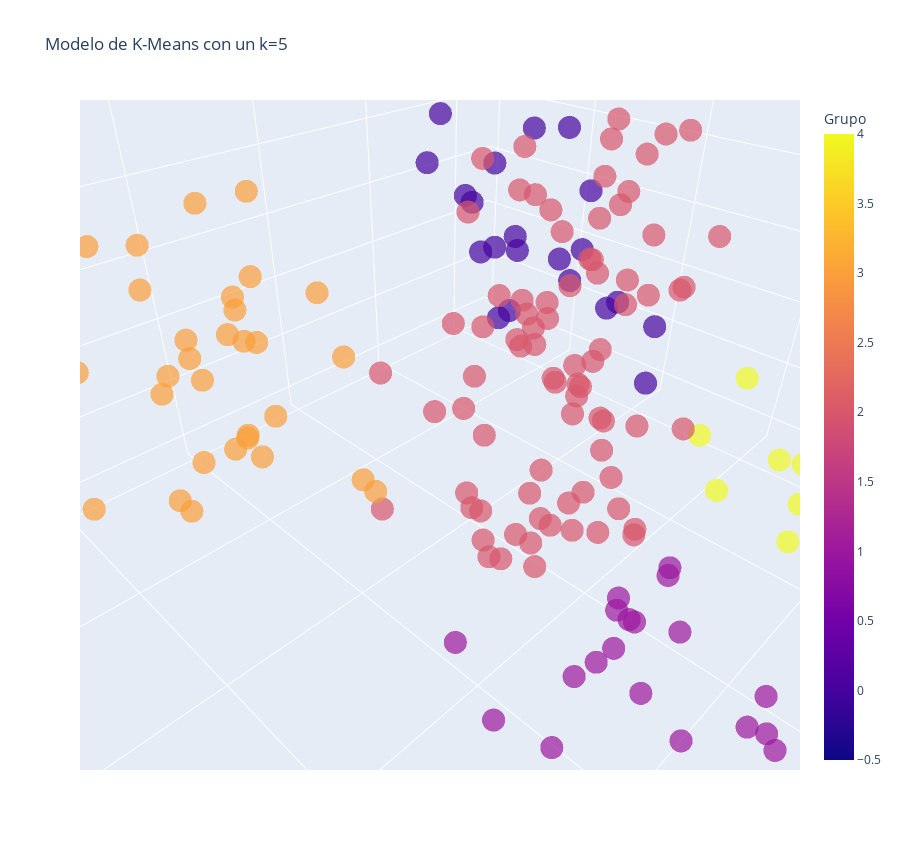

The code cell stored with this chart in its notebook:
### Code cell
Grafica_3D = px.scatter_3d(Datos, x='Annual Income (k$)', y='Spending Score (1-100)', z='Age', color='Grupo', symbol='Grupo', symbol_map={0: 'circle', 1: 'circle', 2: 'circle', 3: 'circle', 4: 'circle', 5: 'circle'}, opacity=0.7, width=900, height=850, title=f'Modelo de K-Means con un k={5}', labels={'label': 'Cluster'}, color_discrete_map={})
Grafica_3D.update_layout(showlegend=False)

### Figure 1 — Plotly figure (JSON) as saved in the notebook; plotly's stock layout.template omitted (floating-point values rounded to 4 significant figures)
{"data": [{"hovertemplate": "Grupo=%{marker.color}<br>Annual Income (k$)=%{x}<br>Spending Score (1-100)=%{y}<br>Age=%{z}<extra></extra>", "legendgroup": "0", "marker": {"color": [0, 0, 0, 0, 0, 0, 0, 0, 0, 0, 0, 0, 0, 0, 0, 0, 0, 0, 0, 0, 0, 0, 0], "coloraxis": "coloraxis", "opacity": 0.7, "symbol": "circle"}, "mode": "markers", "name": "0", "scene": "scene", "showlegend": true, "type": "scatter3d", "x": [15, 16, 17, 18, 19, 19, 20, 20, 21, 23, 24, 25, 28, 28, 29, 30, 33, 33, 34, 37, 38, 39, 39], "y": [39, 6, 40, 6, 3, 14, 15, 13, 35, 29, 35, 5, 14, 32, 31, 4, 4, 14, 17, 26, 35, 36, 28], "z": [19, 20, 31, 35, 64, 67, 58, 37, 35, 52, 35, 46, 54, 45, 40, 60, 53, 49, 42, 36, 65, 48, 49]}, {"hovertemplate": "Grupo=%{marker.color}<br>Annual Income (k$)=%{x}<br>Spending Score (1-100)=%{y}<br>Age=%{z}<extra></extra>", "legendgroup": "4", "marker": {"color": [4, 4, 4, 4, 4, 4, 4, 4, 4, 4, 4, 4, 4, 4, 4, 4, 4, 4, 4, 4, 4, 4, 4], "coloraxis": "coloraxis", "opacity": 0.7, "symbol": "circle"}, "mode": "markers", "name": "4", "scene": "scene", "showlegend": true, "type": "scatter3d", "x": [15, 16, 17, 18, 19, 19, 20, 20, 21, 23, 24, 25, 28, 28, 29, 30, 33, 33, 34, 37, 38, 39, 39], "y": [81, 77, 76, 94, 72, 99, 77, 79, 66, 98, 73, 73, 82, 61, 87, 73, 92, 81, 73, 75, 92, 61, 65], "z": [21, 23, 22, 23, 30, 35, 24, 22, 20, 35, 25, 31, 29, 35, 23, 21, 18, 21, 30, 20, 24, 31, 24]}, {"hovertemplate": "Grupo=%{marker.color}<br>Annual Income (k$)=%{x}<br>Spending Score (1-100)=%{y}<br>Age=%{z}<extra></extra>", "legendgroup": "2", "marker": {"color": [2, 2, 2, 2, 2, 2, 2, 2, 2, 2, 2, 2, 2, 2, 2, 2, 2, 2, 2, 2, 2, 2, 2, 2, 2, 2, 2, 2, 2, 2, 2, 2, 2, 2, 2, 2, 2, 2, 2, 2, 2, 2, 2, 2, 2, 2, 2, 2, 2, 2, 2, 2, 2, 2, 2, 2, 2, 2, 2, 2, 2, 2, 2, 2, 2, 2, 2, 2, 2, 2, 2, 2, 2, 2, 2, 2, 2, 2, 2], "coloraxis": "coloraxis", "opacity": 0.7, "symbol": "circle"}, "mode": "markers", "name": "2", "scene": "scene", "showlegend": true, "type": "scatter3d", "x": [40, 40, 40, 40, 42, 42, 43, 43, 43, 43, 44, 44, 46, 46, 46, 46, 47, 47, 48, 48, 48, 48, 48, 48, 49, 49, 50, 50, 54, 54, 54, 54, 54, 54, 54, 54, 54, 54, 54, 54, 57, 57, 58, 58, 59, 59, 60, 60, 60, 60, 60, 60, 61, 61, 62, 62, 62, 62, 62, 62, 63, 63, 63, 63, 63, 63, 64, 64, 65, 65, 65, 65, 67, 67, 67, 67, 69, 71, 76], "y": [55, 47, 42, 42, 52, 60, 54, 60, 45, 41, 50, 46, 51, 46, 56, 55, 52, 59, 51, 59, 50, 48, 59, 47, 55, 42, 49, 56, 47, 54, 53, 48, 52, 42, 51, 55, 41, 44, 57, 46, 58, 55, 60, 46, 55, 41, 49, 40, 42, 52, 47, 50, 42, 49, 41, 48, 59, 55, 56, 42, 50, 46, 43, 48, 52, 54, 42, 46, 48, 50, 43, 59, 43, 57, 56, 40, 58, 35, 40], "z": [50, 27, 29, 31, 49, 33, 31, 59, 50, 47, 51, 69, 27, 53, 70, 19, 67, 54, 63, 18, 43, 68, 19, 32, 70, 47, 60, 60, 59, 26, 45, 40, 23, 49, 57, 38, 67, 46, 21, 48, 55, 22, 34, 50, 68, 18, 48, 40, 32, 24, 47, 27, 48, 20, 23, 49, 67, 26, 49, 21, 66, 54, 68, 66, 65, 19, 38, 19, 18, 19, 63, 49, 51, 50, 27, 38, 40, 43, 28]}, {"hovertemplate": "Grupo=%{marker.color}<br>Annual Income (k$)=%{x}<br>Spending Score (1-100)=%{y}<br>Age=%{z}<extra></extra>", "legendgroup": "1", "marker": {"color": [1, 1, 1, 1, 1, 1, 1, 1, 1, 1, 1, 1, 1, 1, 1, 1, 1, 1, 1, 1, 1, 1, 1, 1, 1, 1, 1, 1, 1, 1, 1, 1, 1, 1, 1, 1, 1, 1, 1], "coloraxis": "coloraxis", "opacity": 0.7, "symbol": "circle"}, "mode": "markers", "name": "1", "scene": "scene", "showlegend": true, "type": "scatter3d", "x": [69, 70, 71, 71, 71, 72, 73, 73, 74, 75, 76, 77, 77, 78, 78, 78, 78, 78, 78, 79, 81, 85, 86, 87, 87, 87, 88, 88, 93, 97, 98, 99, 101, 103, 103, 113, 120, 126, 137], "y": [91, 77, 95, 75, 75, 71, 88, 73, 72, 93, 87, 97, 74, 90, 88, 76, 89, 78, 73, 83, 93, 75, 95, 63, 75, 92, 86, 69, 90, 86, 88, 97, 68, 85, 69, 91, 79, 74, 83], "z": [39, 31, 40, 38, 39, 31, 29, 32, 35, 32, 32, 28, 32, 34, 39, 38, 27, 30, 30, 29, 31, 36, 33, 32, 28, 36, 30, 27, 35, 32, 29, 30, 28, 36, 32, 38, 35, 32, 30]}, {"hovertemplate": "Grupo=%{marker.color}<br>Annual Income (k$)=%{x}<br>Spending Score (1-100)=%{y}<br>Age=%{z}<extra></extra>", "legendgroup": "3", "marker": {"color": [3, 3, 3, 3, 3, 3, 3, 3, 3, 3, 3, 3, 3, 3, 3, 3, 3, 3, 3, 3, 3, 3, 3, 3, 3, 3, 3, 3, 3, 3, 3, 3, 3, 3, 3, 3], "coloraxis": "coloraxis", "opacity": 0.7, "symbol": "circle"}, "mode": "markers", "name": "3", "scene": "scene", "showlegend": true, "type": "scatter3d", "x": [70, 71, 71, 72, 73, 73, 74, 75, 77, 77, 78, 78, 78, 78, 78, 78, 79, 81, 85, 86, 87, 87, 87, 88, 88, 93, 97, 98, 99, 101, 103, 103, 113, 120, 126, 137], "y": [29, 11, 9, 34, 5, 7, 10, 5, 12, 36, 22, 17, 20, 16, 1, 1, 35, 5, 26, 20, 27, 13, 10, 13, 15, 14, 32, 15, 39, 24, 17, 23, 8, 16, 28, 18], "z": [23, 59, 47, 25, 20, 44, 19, 57, 25, 48, 34, 43, 44, 47, 37, 34, 56, 19, 50, 42, 36, 40, 36, 52, 58, 59, 37, 46, 41, 54, 41, 34, 33, 47, 45, 32]}], "layout": {"coloraxis": {"colorbar": {"title": {"text": "Grupo"}}, "colorscale": [[0, "#0d0887"], [0.1111, "#46039f"], [0.2222, "#7201a8"], [0.3333, "#9c179e"], [0.4444, "#bd3786"], [0.5556, "#d8576b"], [0.6667, "#ed7953"], [0.7778, "#fb9f3a"], [0.8889, "#fdca26"], [1, "#f0f921"]]}, "height": 850, "legend": {"title": {"text": "Grupo"}, "tracegroupgap": 0}, "scene": {"aspectmode": "auto", "aspectratio": {"x": 1.429, "y": 1.148, "z": 0.6093}, "camera": {"center": {"x": 0, "y": 0, "z": 0}, "eye": {"x": 0.5312, "y": 0.5312, "z": 0.5312}, "projection": {"type": "perspective"}, "up": {"x": 0, "y": 0, "z": 1}}, "domain": {"x": [0, 1], "y": [0, 1]}, "xaxis": {"title": {"text": "Annual Income (k$)"}, "type": "linear"}, "yaxis": {"title": {"text": "Spending Score (1-100)"}, "type": "linear"}, "zaxis": {"title": {"text": "Age"}, "type": "linear"}}, "showlegend": false, "title": {"text": "Modelo de K-Means con un k=5"}, "width": 900}}
